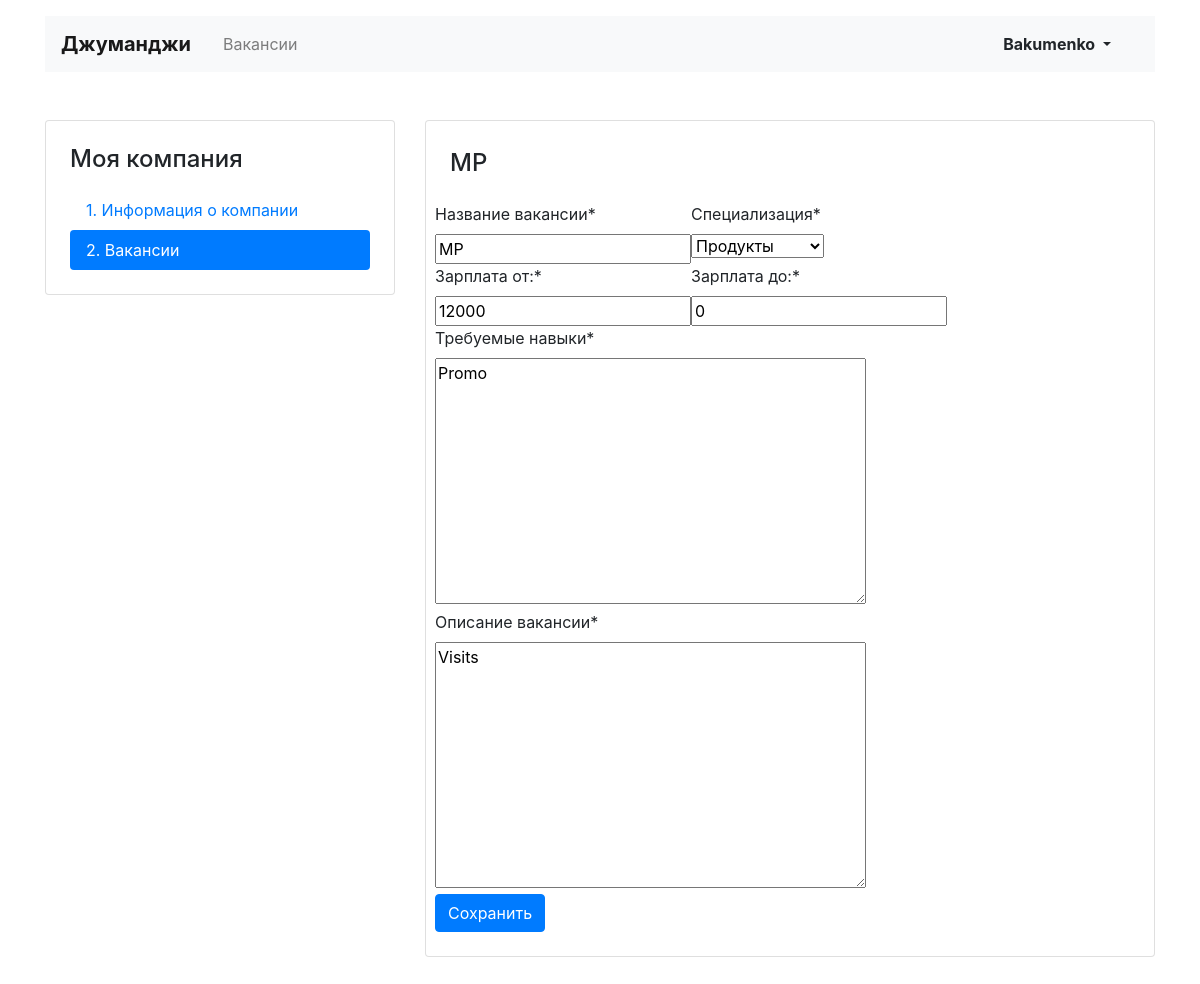
Screenshot of /mycompany/vacancies/9/ (signed in) with the database file from the repository.
### JobforJunes/models.py (models this page shows)
class Vacancy(models.Model):
    title = models.CharField(max_length=64)
    specialty = models.ForeignKey(Specialty, on_delete=models.CASCADE, related_name='vacancies')
    company = models.ForeignKey(Company, on_delete=models.CASCADE, related_name='companies')
    skills = models.TextField()
    description = models.TextField()
    salary_min = models.IntegerField()
    salary_max = models.IntegerField()
    published_at = models.CharField(max_length=20)

class Specialty(models.Model):
    code = models.CharField(max_length=20)
    title = models.CharField(max_length=20)
    picture = models.ImageField(upload_to='speciality_images')
    def __str__(self):
        return self.title

### JobforJunes/views/my_vacancies.py (the view, shortened to what this page needs)
# urls.py: path('mycompany/vacancies/<int:pk_vac>/', VacancyEdit.as_view(), name='vacancy_edit'),
class VacancyEdit(LoginRequiredMixin, View):
    def get(self, request, pk_vac):
        my_vacancies=Vacancy.objects.get(id=pk_vac)
        form=VacancyEditForm(instance=my_vacancies)
        return render(request, 'vacancy_edit.html', {'form':form, 'vacancy':my_vacancies})

### JobforJunes/forms.py
class VacancyEditForm(forms.ModelForm):
    class Meta:
        model=Vacancy
        exclude=('published_at','company')
        labels={'title':'Название вакансии',
                'specialty':'Специализация',
                'salary_min':'Зарплата от:',
                'salary_max': 'Зарплата до:',
                'skills':'Требуемые навыки',
                'description':'Описание вакансии'
                }
    def __init__(self, *args, **kwargs):
            super().__init__(*args, **kwargs)
            self.helper=FormHelper()
            self.helper.layout=Layout(
                Row(
                    Column('title',),
                    Column('specialty',),
                    ),
                Row(
                    Column('salary_min',),
                    Column('salary_max',),
                ),
                Row(
                    Column('skills',),
                ),
                Row(
                    Column('description',),
                ),
                Row(
                    Column(Submit('submit', 'Сохранить')),
                ),
            )

### templates/vacancy_edit.html (shortened to what this page needs)
{% extends 'base.html' %}
{%block project%}
  <main class="container mt-3 pb-5">
    <div class="row mt-5">
      <div class="col-12 col-lg-4">
        <aside class="pt-3 pb-4 px-4 mb-5 card">
          <h1 class="h4 pt-2 pb-2">Моя компания</h1>
          <div class="nav flex-column nav-pills">
            <a class="nav-link" href={% url 'my_company' %}>1. Информация о&nbsp;компании</a>
            <a class="nav-link active" href={% url 'my_vacancies' %}>2. Вакансии</a>
          </div>
        </aside>
      </div>
      <div class="col-12 col-lg-8">
        <div class="card">
          <div class="card-body px-4 pb-4 tab-content">
            <section>
              <h2 class="h4 pt-2 pb-3">{{vacancy.title}}</h2>
              {% load crispy_forms_tags %}
              {% crispy form %}
{% endblock %}

### templates/base.html (shortened to what this page needs)
<!DOCTYPE html>
<html lang="ru">
<head>
  <link rel="stylesheet" href="https://stackpath.bootstrapcdn.com/bootstrap/4.3.1/css/bootstrap.min.css">
</head>
<body>
  <header class="container mt-3">
    <nav class="navbar navbar-expand-lg navbar-light bg-light">
      <a class="navbar-brand mr-4 font-weight-bold" href={% url 'main' %}>Джуманджи</a>
      <div class="collapse navbar-collapse justify-content-between" id="navbarNav">
        <ul class="navbar-nav col-10">
          <li class="nav-item">
          <li {% if url == 'vacancies' %} class="nav-item active" {% endif %}>
              <a class="nav-link" href={% url 'vacancies' %}>Вакансии</a>
          </li>
       </ul>
          {% if request.user.is_anonymous  %}
        <ul class="navbar-nav col-2 justify-content-end">
          <li class="nav-item active">
            <a href={% url 'login' %} class="nav-link font-weight-bold">Вход</a>
          </li>
        </ul>
      </div>
    </nav>
        </ul>
   </div>
      {% else %}
          <ul class="navbar-nav col-2 justify-content-end">
          <li class="nav-item active">
            <div class="btn-group">
              <button type="button" class="btn dropdown-toggle font-weight-bold" data-toggle="dropdown" aria-haspopup="true" aria-expanded="false">
                {{request.user.username}}
              </button>
            </div>
          </li>
        </ul>
    {% endif %}
  </header>
{%block project%} {%endblock%}
<body>
</body>
</html>

### rows the page displays
Vacancy: title "MP", specialty "Продукты", salary_min "12000", salary_max "0", skills "Promo", description "Visits"

### other values shown
{{ request.user.username }} "Bakumenko"
